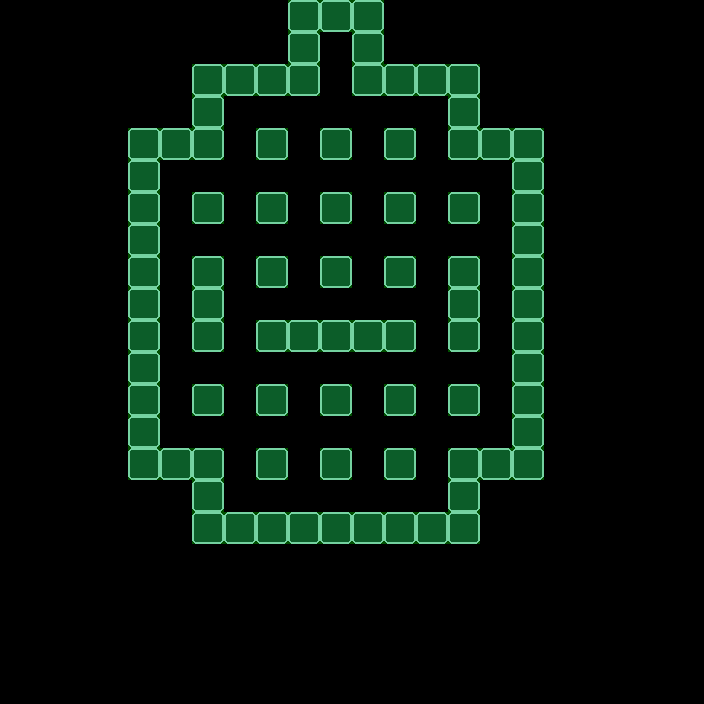

This game map was drawn from its Tiled (.tmx) file and the tilesets committed beside it. A one-line description and the full map source follow:
An orthogonal 22x22 tile map with 32x32 px tiles, 2 tile layers (Parede, Colisor), 2 tilesets.

<map version="1.2" tiledversion="1.2.2" orientation="orthogonal" renderorder="right-down" width="22" height="22" tilewidth="32" tileheight="32" infinite="0" nextlayerid="3" nextobjectid="1">
 <tileset firstgid="1" name="Tileset PNG.fw" tilewidth="32" tileheight="32" tilecount="144" columns="12">
  <image source="../../Images/Tileset/Tileset PNG.fw.png" width="384" height="384" />
 </tileset>
 <tileset firstgid="145" source="../ColisorImage.tsx" />
 <layer id="1" name="Parede" width="22" height="22">
  <data encoding="csv">
0,0,0,0,0,0,0,0,0,65,65,65,0,0,0,0,0,0,0,0,0,0,
0,0,0,0,0,0,0,0,0,65,0,65,0,0,0,0,0,0,0,0,0,0,
0,0,0,0,0,0,65,65,65,65,0,65,65,65,65,0,0,0,0,0,0,0,
0,0,0,0,0,0,65,0,0,0,0,0,0,0,65,0,0,0,0,0,0,0,
0,0,0,0,65,65,65,0,65,0,65,0,65,0,65,65,65,0,0,0,0,0,
0,0,0,0,65,0,0,0,0,0,0,0,0,0,0,0,65,0,0,0,0,0,
0,0,0,0,65,0,65,0,65,0,65,0,65,0,65,0,65,0,0,0,0,0,
0,0,0,0,65,0,0,0,0,0,0,0,0,0,0,0,65,0,0,0,0,0,
0,0,0,0,65,0,65,0,65,0,65,0,65,0,65,0,65,0,0,0,0,0,
0,0,0,0,65,0,65,0,0,0,0,0,0,0,65,0,65,0,0,0,0,0,
0,0,0,0,65,0,65,0,65,65,65,65,65,0,65,0,65,0,0,0,0,0,
0,0,0,0,65,0,0,0,0,0,0,0,0,0,0,0,65,0,0,0,0,0,
0,0,0,0,65,0,65,0,65,0,65,0,65,0,65,0,65,0,0,0,0,0,
0,0,0,0,65,0,0,0,0,0,0,0,0,0,0,0,65,0,0,0,0,0,
0,0,0,0,65,65,65,0,65,0,65,0,65,0,65,65,65,0,0,0,0,0,
0,0,0,0,0,0,65,0,0,0,0,0,0,0,65,0,0,0,0,0,0,0,
0,0,0,0,0,0,65,65,65,65,65,65,65,65,65,0,0,0,0,0,0,0,
0,0,0,0,0,0,0,0,0,0,0,0,0,0,0,0,0,0,0,0,0,0,
0,0,0,0,0,0,0,0,0,0,0,0,0,0,0,0,0,0,0,0,0,0,
0,0,0,0,0,0,0,0,0,0,0,0,0,0,0,0,0,0,0,0,0,0,
0,0,0,0,0,0,0,0,0,0,0,0,0,0,0,0,0,0,0,0,0,0,
0,0,0,0,0,0,0,0,0,0,0,0,0,0,0,0,0,0,0,0,0,0
</data>
 </layer>
 <layer id="2" name="Colisor" width="22" height="22" opacity="0.31">
  <data encoding="csv">
0,0,0,0,0,0,0,0,0,145,145,145,0,0,0,0,0,0,0,0,0,0,
0,0,0,0,0,0,0,0,0,145,0,145,0,0,0,0,0,0,0,0,0,0,
0,0,0,0,0,0,145,145,145,145,0,145,145,145,145,0,0,0,0,0,0,0,
0,0,0,0,0,0,145,0,0,0,0,0,0,0,145,0,0,0,0,0,0,0,
0,0,0,0,145,145,145,0,145,0,145,0,145,0,145,145,145,0,0,0,0,0,
0,0,0,0,145,0,0,0,0,0,0,0,0,0,0,0,145,0,0,0,0,0,
0,0,0,0,145,0,145,0,145,0,145,0,145,0,145,0,145,0,0,0,0,0,
0,0,0,0,145,0,0,0,0,0,0,0,0,0,0,0,145,0,0,0,0,0,
0,0,0,0,145,0,145,0,145,0,145,0,145,0,145,0,145,0,0,0,0,0,
0,0,0,0,145,0,145,0,0,0,0,0,0,0,145,0,145,0,0,0,0,0,
0,0,0,0,145,0,145,0,145,145,145,145,145,0,145,0,145,0,0,0,0,0,
0,0,0,0,145,0,0,0,0,0,0,0,0,0,0,0,145,0,0,0,0,0,
0,0,0,0,145,0,145,0,145,0,145,0,145,0,145,0,145,0,0,0,0,0,
0,0,0,0,145,0,0,0,0,0,0,0,0,0,0,0,145,0,0,0,0,0,
0,0,0,0,145,145,145,0,145,0,145,0,145,0,145,145,145,0,0,0,0,0,
0,0,0,0,0,0,145,0,0,0,0,0,0,0,145,0,0,0,0,0,0,0,
0,0,0,0,0,0,145,145,145,145,145,145,145,145,145,0,0,0,0,0,0,0,
0,0,0,0,0,0,0,0,0,0,0,0,0,0,0,0,0,0,0,0,0,0,
0,0,0,0,0,0,0,0,0,0,0,0,0,0,0,0,0,0,0,0,0,0,
0,0,0,0,0,0,0,0,0,0,0,0,0,0,0,0,0,0,0,0,0,0,
0,0,0,0,0,0,0,0,0,0,0,0,0,0,0,0,0,0,0,0,0,0,
0,0,0,0,0,0,0,0,0,0,0,0,0,0,0,0,0,0,0,0,0,0
</data>
 </layer>
</map>
